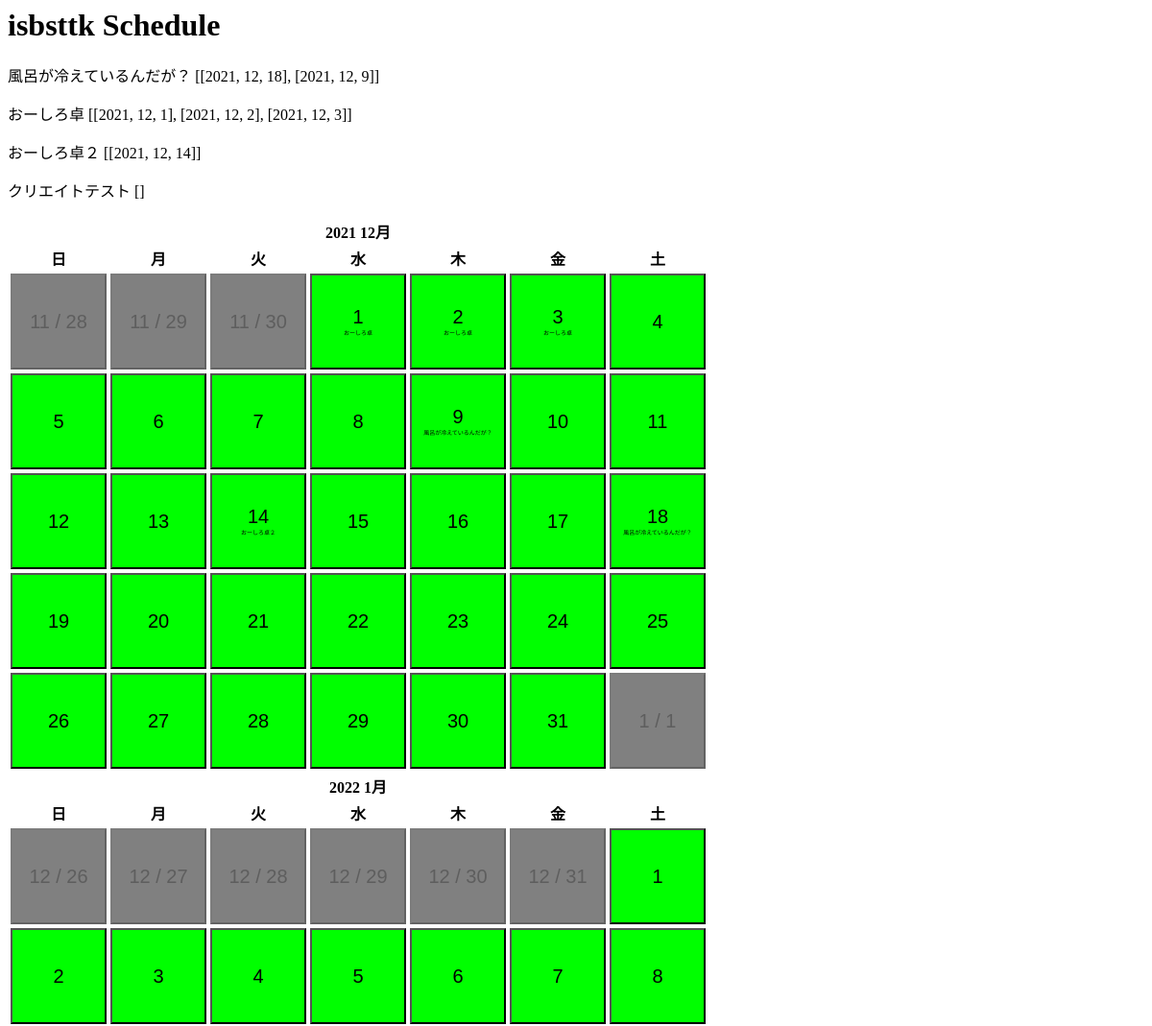
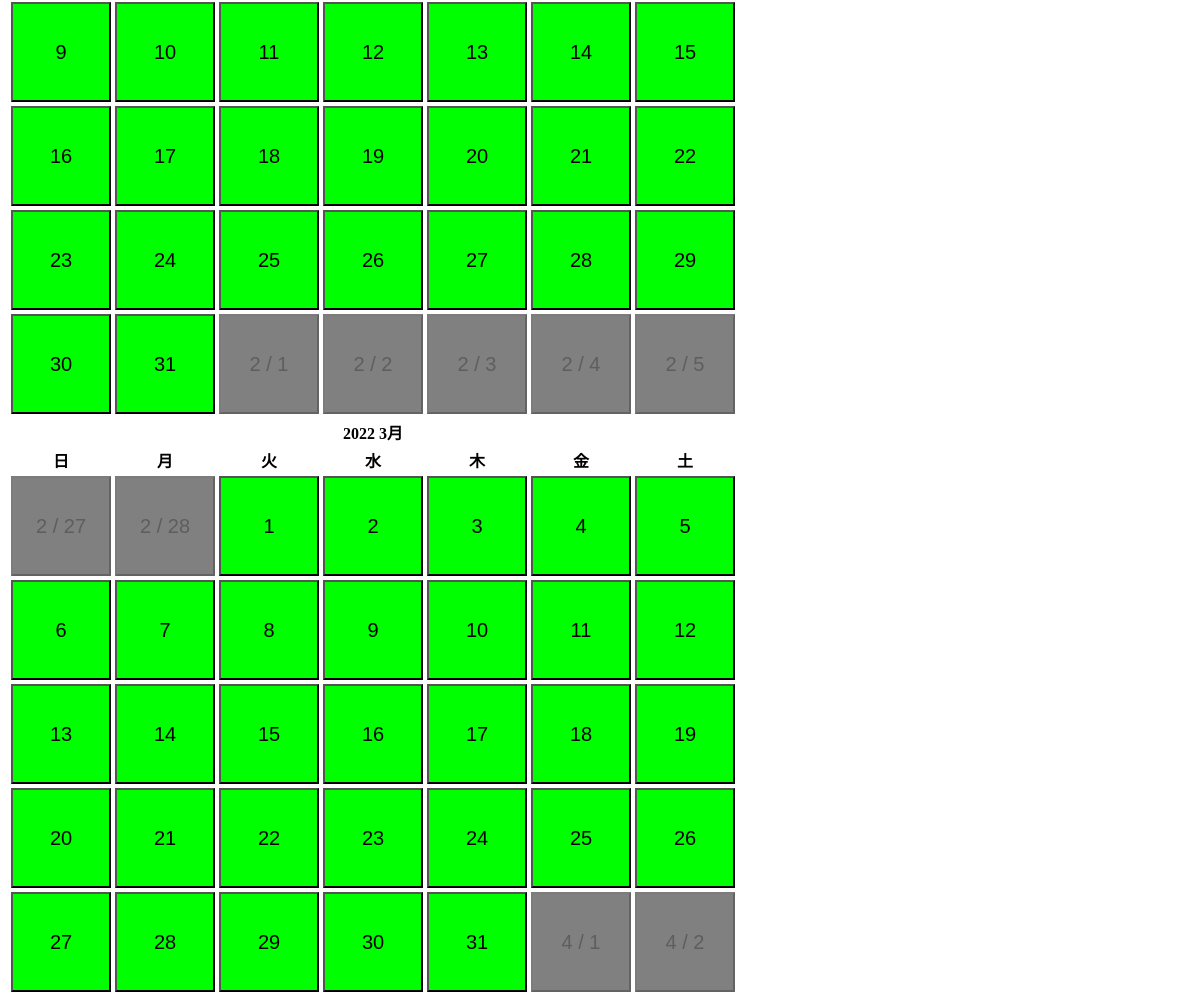
The app's page /schedule/user/isbsttk/ with its own data (2 pictures, top to bottom).
### schedule/models.py (models this page shows, shortened)
class TakuModel(models.Model):
    takuID = models.AutoField(primary_key=True)
    userID = models.ForeignKey(UserModel, on_delete=models.CASCADE)
    title = models.CharField(max_length=100)
    charaURL = models.CharField(max_length=300)

### schedule/views.py (the view)
# urls.py: path('user/<str:user>/',views.UserView.as_view(), name='userView'),
class UserView(TemplateView):
    template_name = 'schedule/userSchedule.html'
    def get(self,request,user):
        try:
            user_id = self.kwargs.get('user','ぬるぬるID')
            taku_model = TakuModel.objects.values('takuID','title').filter(userID=user_id)
        except:
            user_id = "ぬるぽ"
            taku_model = "ぬるぬるぽぽ"
            return redirect('/')
        schedule_dict = []
        for tm in taku_model:
            tm_dates = TakuDate.objects.values('date').filter(takuID=tm.get('takuID'))
            dates = []
            for d in tm_dates:
                dates.append([d.get('date').year,d.get('date').month,d.get('date').day])
            schedule_dict.append({'title':tm.get('title'), 'dates':dates})
        year = datetime.datetime.now().year
        month = datetime.datetime.now().month
        num = 3
        calendar_arr = calender_method(year,month,num)
        response_data={
            'user_id': user_id,
            'schedule_dict': schedule_dict,
            'calendar_arr':calendar_arr,
            'year': year,
            'month': month,
        }
        return render(request, 'schedule/userSchedule.html',response_data)

### schedule/views.py (called while the page is built)
def calender_method(year,month,num):
    calendar_arr = []
    c_month = month
    c_year = year
    c = calendar.Calendar(firstweekday=6)
    for i in range(num):
        c_month += i
        if c_month > 12:
            c_month %= 12
            c_year += 1
        if c_month <= 0:
            c_month = 12
        base_calendar_datetime = c.monthdatescalendar(c_year,c_month)
        month_arr = []
        for week in base_calendar_datetime:
            week_arr = []
            for day in week:
                week_arr.append([day.year,day.month,day.day])
            month_arr.append(week_arr)
        calendar_arr.append(month_arr)
    return calendar_arr

### templates/schedule/userSchedule.html (shortened to what this page needs)
<h1>{{user_id}} Schedule</h1>
{% for sd in schedule_dict %}
    <p>{{sd.title}} {{sd.dates}}</p>
{% endfor %}
{% for month_arr in calendar_arr %}
<table>
    <tr><th colspan="7" class="month">{{month_arr.0.6.0}} {{month_arr.0.6.1}}月</th></tr>
    <tr><th class="sun">日</th><th class="mon">月</th><th class="tue">火</th><th class="wed">水</th><th class="thu">木</th><th class="fri">金</th><th class="sat">土</th></tr>
    {% for week_arr in month_arr %}
    <tr>
        {% for day_arr in week_arr %}
        <td>
            <button class="day" {% if day_arr.1 != month_arr.0.6.1 %} disabled {% endif %} value={{day}}>
                {% if day_arr.1 != month_arr.0.6.1 %}
                    {{day_arr.1}} /
                {% endif %}
                {{day_arr.2}}
                {% for sd in schedule_dict %}
                    {% if day_arr in sd.dates %}
                        <br><span class="takutitle">{{sd.title}}</span>
                    {% endif %}
                {% endfor %}
            </button>
        </td>
        {% endfor %}
    </tr>
    {% endfor %}
</table>
{% endfor %}

### templates/schedule/userSchedule.html (style rules this page uses)
.day { padding: 4px; width: 100px; height: 100px; font-size: 20px; cursor: pointer; background: lime; }
.day:disabled { cursor: default; background: gray; }
.takutitle { font-size: 6px; }

### records on screen
TakuModel: title "風呂が冷えているんだが？", title "風呂が冷えているんだが？" "風呂が冷えているんだが？"
TakuModel: title "おーしろ卓", title "おーしろ卓" "おーしろ卓" "おーしろ卓"
TakuModel: title "おーしろ卓２", title "おーしろ卓２"
TakuModel: title "クリエイトテスト"

### other values on screen
{{ user_id }} "isbsttk"
{{ sd.dates }} "[[2021, 12, 18], [2021, 12, 9]]" "[[2021, 12, 1], [2021, 12, 2], [2021, 12, 3]]" "[[2021, 12, 14]]" "[]"
{{ month_arr.0.6.0 }} "2021" "2022" "2022"
{{ month_arr.0.6.1 }} "12" "1" "3"
{{ day_arr.1 }} "11" "11" "11" "1" "12" "12" "12" "12" "12" "12" "2" "2" "2" "2" "2" "2" "2" "4" "4"
{{ day_arr.2 }} "28" "29" "30" "1" "2" "3" "4" "5" "6" "7" "8" "9" "10" "11" "12" "13" "14" "15" "16" "17" "18" "19" "20" "21" "22" "23" "24" "25" "26" "27" "28" "29" "30" "31" "1" "26" "27" "28" "29" "30" "31" "1" "2" "3" "4" "5" "6" "7" "8" "9" "10" "11" "12" "13" "14" "15" "16" "17" "18" "19" "20" "21" "22" "23" "24" "25" "26" "27" "28" "29" "30" "31" "1" "2" "3" "4" "5" "27" "28" "1" "2" "3" "4" "5" "6" "7" "8" "9" "10" "11" "12" "13" "14" "15" "16" "17" "18" "19" "20" "21" "22" "23" "24" "25" "26" "27" "28" "29" "30" "31" "1" "2"
